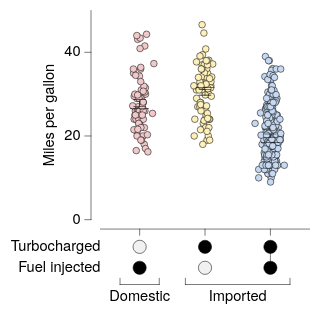

The specification (Vega-Lite) saved for this image:
### Vega-Lite specification from a JSON file in a GitHub repository (floating-point values rounded to 4 significant figures; data arrays with more than 128 entries replaced by an {"elided": "..."} marker saying what was removed)
{"background": null, "config": {"arc": {"fill": "#DBDBDB", "fillOpacity": 1.0, "innerRadius": 25.0, "padAngle": 0.03, "stroke": "black", "strokeOpacity": 1, "strokeWidth": 0.25}, "area": {"fill": "#DBDBDB", "fillOpacity": 1.0, "stroke": "black", "strokeOpacity": 1, "strokeWidth": 0.25}, "axis": {"domain": true, "domainCap": "round", "domainColor": "black", "domainWidth": 0.25, "grid": false, "gridCap": "round", "gridColor": "#F1F1F1", "gridDash": [0, 0], "gridOpacity": 1.0, "gridWidth": 0.25, "labelColor": "black", "labelFont": "HelveticaNeue", "labelFontSize": 7, "labelFontStyle": "normal", "labelFontWeight": 400, "offset": 4.5, "ticks": true, "tickCap": "round", "tickColor": "black", "tickRound": false, "tickSize": 3, "tickWidth": 0.25, "titleColor": "black", "titleFont": "HelveticaNeue", "titleFontSize": 7, "titleFontStyle": "normal", "titleFontWeight": 400}, "axisX": {"domain": true, "labelAlign": "center", "labelAngle": 0, "labels": true, "ticks": true, "translate": 0}, "axisY": {"domain": true, "labelAlign": "right", "labelAngle": 0, "labels": true, "ticks": true, "translate": 0}, "axisRight": {"domain": true, "labelAlign": "left", "labelAngle": 0, "labels": true, "ticks": true, "translate": 0}, "axisTop": {"domain": true, "labelAlign": "center", "labelAngle": 0, "labels": true, "ticks": true, "translate": 0}, "axisBand": {"tickOffset": 0}, "bar": {"fill": "#DBDBDB", "fillOpacity": 1.0, "stroke": "black", "strokeOpacity": 1, "strokeWidth": 0.25}, "boxplot": {"size": 9.0, "ticks": {"cornerRadius": 0.25, "fill": "black", "size": 4.5, "thickness": 0.25}, "box": {"fillOpacity": 1.0, "stroke": "black", "strokeOpacity": 1, "strokeWidth": 0.25}, "median": {"fill": "black", "fillOpacity": 1.0, "size": 9.0, "thickness": 0.25}, "rule": {"fill": "black", "fillOpacity": 1.0, "size": 10.0, "stroke": "black", "strokeDash": [0, 0], "strokeOpacity": 1, "strokeWidth": 0.25}, "outliers": {"color": "black", "fill": "black", "fillOpacity": 1.0, "size": 0, "stroke": "black", "strokeOpacity": 1, "strokeWidth": 0.25}}, "circle": {"fill": "black", "fillOpacity": 1.0, "size": 0.5, "stroke": null, "strokeOpacity": 1, "strokeWidth": 0.25}, "errorband": {"band": {"fillOpacity": 0.6, "stroke": null, "strokeWidth": 0.25, "strokeOpacity": 1}, "borders": {"opacity": 0, "strokeOpacity": 0.25, "strokeWidth": 1}}, "errorbar": {"opacity": 1, "rule": {"strokeDash": [0, 0], "strokeWidth": 0.25}, "ticks": {"color": "black", "cornerRadius": 0.125, "opacity": 1, "size": 6.0, "thickness": 0.25}, "thickness": 0.25}, "font": "HelveticaNeue", "geoshape": {"fill": "#DBDBDB", "fillOpacity": 1.0, "stroke": "black", "strokeOpacity": 1, "strokeWidth": 0.25}, "header": {"labelColor": "black", "labelFont": "HelveticaNeue", "labelFontSize": 7, "labelFontStyle": "normal", "labelFontWeight": 400, "titleColor": "black", "titleFont": "HelveticaNeue", "titleFontSize": 7, "titleFontStyle": "normal", "titleFontWeight": 400, "titlePadding": 0}, "legend": {"disable": false, "offset": 4.5, "gradientLength": 50.0, "gradientThickness": 5.0, "gradientOpacity": 1.0, "gradientStrokeColor": "black", "gradientStrokeWidth": 0.25, "labelColor": "black", "labelFont": "HelveticaNeue", "labelFontSize": 7, "labelFontStyle": "normal", "labelFontWeight": 400, "strokeColor": "black", "strokeWidth": 0, "symbolSize": 42, "symbolStrokeColor": "black", "symbolStrokeWidth": 0.25, "titleColor": "black", "titleFont": "HelveticaNeue", "titleFontSize": 7, "titleFontStyle": "normal", "titleFontWeight": 400}, "line": {"color": "black", "stroke": "black", "strokeCap": "round", "strokeDash": [0, 0], "strokeOpacity": 1, "strokeWidth": 0.375}, "point": {"filled": true, "fill": "#DBDBDB", "fillOpacity": 1.0, "size": 5.0, "stroke": "black", "strokeOpacity": 1, "strokeWidth": 0.25}, "range": {"category": ["#C6D9F1", "#F1C9CB", "#FEF0B9", "#CEE37A", "#7AA8E0", "#E589A3", "#FDDD5D", "#68B961", "#4177B1", "#C35082", "#E5C227", "#438156"], "diverging": {"scheme": ["#C35082", "#CE6D94", "#D989A7", "#E2A4BA", "#EABFCE", "#F1DBE2", "#F6F6F6", "#D7E0EB", "#B9CBE0", "#9BB6D5", "#7DA1C9", "#5F8CBD", "#4177B1"]}, "heatmap": {"scheme": ["#DFE9F7", "#C6D9F1", "#ADC8EC", "#94B8E6", "#7AA8E0", "#6097DA", "#4D87CA", "#4177B1", "#386898", "#2F597F", "#264A69", "#1D3A58"]}, "ordinal": {"scheme": ["#F1F1F1", "#DBDBDB", "#C6C6C6", "#B2B2B2", "#9D9D9D", "#898989", "#767676", "#636363", "#515151", "#404040", "#2F2F2F", "#1F1F1F"]}, "ramp": {"scheme": ["#DFE9F7", "#C6D9F1", "#ADC8EC", "#94B8E6", "#7AA8E0", "#6097DA", "#4D87CA", "#4177B1", "#386898", "#2F597F", "#264A69", "#1D3A58"]}}, "rule": {"color": "black", "stroke": "black", "strokeCap": "round", "strokeDash": [2, 2], "strokeOpacity": 1, "strokeWidth": 0.25}, "scale": {"bandPaddingInner": 0.1, "bandPaddingOuter": 0.1, "round": false}, "rect": {"fill": "#DBDBDB", "fillOpacity": 1.0, "stroke": "black", "strokeOpacity": 1, "strokeWidth": 0.25}, "square": {"fill": "#DBDBDB", "fillOpacity": 1.0, "size": 10.0, "stroke": "black", "strokeOpacity": 1, "strokeWidth": 0.25}, "text": {"color": "black", "font": "HelveticaNeue", "fontSize": 7, "fontStyle": "normal", "fontWeight": 400}, "title": {"anchor": "middle", "frame": "group", "color": "black", "font": "HelveticaNeue", "fontSize": 7, "fontStyle": "normal", "fontWeight": 400, "subtitleColor": "black", "subtitleFont": "HelveticaNeue", "subtitleFontSize": "HelveticaNeue", "subtitleFontStyle": "normal", "subtitleFontWeight": 400}, "view": {"continuousWidth": 100, "continuousHeight": 100, "discreteWidth": 100, "discreteHeight": 100, "fill": null, "stroke": null, "strokeWidth": 0.25}}, "vconcat": [{"layer": [{"data": {"name": "data-5a85ede2053d4aec77293cfb476ae07b"}, "mark": {"type": "circle", "opacity": 1.0, "size": 10.0, "stroke": "black", "strokeOpacity": 1, "strokeWidth": 0.25}, "encoding": {"color": {"field": "Origin", "legend": null, "sort": ["USA", "Europe", "Japan"], "title": null, "type": "nominal"}, "x": {"axis": {"labels": false, "title": null}, "field": "Origin", "sort": ["USA", "Europe", "Japan"], "title": "Origin", "type": "nominal"}, "xOffset": {"field": "jitter_x", "scale": {"domain": [-7.33, 7.33], "range": [5.17, 19.83]}, "type": "quantitative"}, "y": {"field": "Miles_per_Gallon", "title": "Miles per gallon", "type": "quantitative"}}}, {"data": {"name": "data-64e7897fd8423deef5c97d660b6d3367"}, "mark": {"type": "errorbar"}, "encoding": {"x": {"axis": {"labels": false, "title": null}, "field": "Origin", "sort": ["USA", "Europe", "Japan"], "title": "Origin", "type": "nominal"}, "y": {"field": "__mean", "title": "Miles per gallon", "type": "quantitative"}, "yError": {"field": "__error"}}}, {"data": {"name": "data-5a85ede2053d4aec77293cfb476ae07b"}, "mark": {"type": "boxplot", "box": {"fillOpacity": 0, "strokeOpacity": 0}, "outliers": {"opacity": 0}, "rule": {"strokeOpacity": 0}, "ticks": false}, "encoding": {"x": {"axis": {"labels": false, "title": null}, "field": "Origin", "sort": ["USA", "Europe", "Japan"], "title": "Origin", "type": "nominal"}, "y": {"field": "Miles_per_Gallon", "title": "Miles per gallon", "type": "quantitative"}}}]}, {"layer": [{"data": {"name": "data-e9ffcdc4fcc95feede33106e6d54f958"}, "mark": {"type": "text", "align": "right", "baseline": "middle", "fontSize": 7}, "encoding": {"text": {"field": "__label", "type": "nominal"}, "x": {"value": 0}, "y": {"axis": {"domain": false, "grid": false, "labels": false, "ticks": false, "title": null}, "bandPosition": 0.5, "field": "__label", "scale": {"domain": ["Turbocharged", "Fuel injected"], "range": [0, 20]}, "sort": ["Turbocharged", "Fuel injected"], "type": "nominal"}}}, {"data": {"name": "data-855c1be87197a0061c85a625701bdfa1"}, "mark": {"type": "line", "strokeDash": [0, 0], "strokeWidth": 0.25}, "encoding": {"detail": {"field": "__line_id", "type": "nominal"}, "x": {"axis": {"domain": false, "grid": false, "labels": false, "ticks": false, "title": null}, "field": "__category", "sort": ["USA", "Europe", "Japan"], "type": "nominal"}, "y": {"axis": {"domain": false, "grid": false, "labels": false, "ticks": false, "title": null}, "bandPosition": 0.5, "field": "__label", "scale": {"domain": ["Turbocharged", "Fuel injected"], "range": [0, 20]}, "sort": ["Turbocharged", "Fuel injected"], "type": "nominal"}}}, {"data": {"name": "data-fde25d87044d2be5ff764ab921614913"}, "mark": {"type": "point", "dy": -0.7, "fill": "#F1F1F1", "filled": true, "shape": "circle", "size": 40.0, "strokeWidth": 0.25}, "encoding": {"x": {"axis": {"domain": false, "grid": false, "labels": false, "ticks": false, "title": null}, "field": "__category", "sort": ["USA", "Europe", "Japan"], "type": "nominal"}, "y": {"axis": {"domain": false, "grid": false, "labels": false, "ticks": false, "title": null}, "bandPosition": 0.5, "field": "__label", "scale": {"domain": ["Turbocharged", "Fuel injected"], "range": [0, 20]}, "sort": ["Turbocharged", "Fuel injected"], "type": "nominal"}}}, {"data": {"name": "data-c07417c9758f9ee1232814ed56e56a94"}, "mark": {"type": "point", "color": "black", "dy": -0.7, "filled": true, "shape": "circle", "size": 40.0, "strokeWidth": 0.25}, "encoding": {"x": {"axis": {"domain": false, "grid": false, "labels": false, "ticks": false, "title": null}, "field": "__category", "sort": ["USA", "Europe", "Japan"], "type": "nominal"}, "y": {"axis": {"domain": false, "grid": false, "labels": false, "ticks": false, "title": null}, "bandPosition": 0.5, "field": "__label", "scale": {"domain": ["Turbocharged", "Fuel injected"], "range": [0, 20]}, "sort": ["Turbocharged", "Fuel injected"], "type": "nominal"}}}, {"data": {"values": [{"__dysonsphere__": 1}]}, "mark": {"type": "rule", "color": "black", "strokeDash": [0, 0], "strokeWidth": 0.25}, "encoding": {"x": {"value": 9.375}, "x2": {"value": 28.12}, "y": {"value": 23.0}}}, {"data": {"values": [{"__dysonsphere__": 1}]}, "mark": {"type": "rule", "color": "black", "strokeDash": [0, 0], "strokeWidth": 0.25}, "encoding": {"x": {"value": 9.375}, "y": {"value": 20.0}, "y2": {"value": 23.0}}}, {"data": {"values": [{"__dysonsphere__": 1}]}, "mark": {"type": "rule", "color": "black", "strokeDash": [0, 0], "strokeWidth": 0.25}, "encoding": {"x": {"value": 28.12}, "y": {"value": 20.0}, "y2": {"value": 23.0}}}, {"data": {"name": "data-cbea65e2861bce3c263613efd1b8a039"}, "mark": {"type": "text", "align": "center", "baseline": "top", "color": "black", "fontSize": 7}, "encoding": {"text": {"field": "__slabel", "type": "nominal"}, "x": {"value": 18.75}, "y": {"value": 25.0}}}, {"data": {"values": [{"__dysonsphere__": 1}]}, "mark": {"type": "rule", "color": "black", "strokeDash": [0, 0], "strokeWidth": 0.25}, "encoding": {"x": {"value": 40.62}, "x2": {"value": 90.62}, "y": {"value": 23.0}}}, {"data": {"values": [{"__dysonsphere__": 1}]}, "mark": {"type": "rule", "color": "black", "strokeDash": [0, 0], "strokeWidth": 0.25}, "encoding": {"x": {"value": 40.62}, "y": {"value": 20.0}, "y2": {"value": 23.0}}}, {"data": {"values": [{"__dysonsphere__": 1}]}, "mark": {"type": "rule", "color": "black", "strokeDash": [0, 0], "strokeWidth": 0.25}, "encoding": {"x": {"value": 90.62}, "y": {"value": 20.0}, "y2": {"value": 23.0}}}, {"data": {"name": "data-8ffed4688d1cea6faf2d4c83dc30674f"}, "mark": {"type": "text", "align": "center", "baseline": "top", "color": "black", "fontSize": 7}, "encoding": {"text": {"field": "__slabel", "type": "nominal"}, "x": {"value": 65.62}, "y": {"value": 25.0}}}], "height": 34.0, "view": {"fill": null, "stroke": null}, "width": 100}], "resolve": {"scale": {"x": "shared"}}, "spacing": 0, "$schema": "https://vega.github.io/schema/vega-lite/v6.4.1.json", "datasets": {"data-5a85ede2053d4aec77293cfb476ae07b": {"elided": "398 records"}, "data-64e7897fd8423deef5c97d660b6d3367": [{"Origin": "USA", "__mean": 20.08, "__error": 0.4058, "__dysonsphere__": 1}, {"Origin": "Japan", "__mean": 30.45, "__error": 0.6852, "__dysonsphere__": 1}, {"Origin": "Europe", "__mean": 27.89, "__error": 0.8037, "__dysonsphere__": 1}], "data-e9ffcdc4fcc95feede33106e6d54f958": [{"__label": "Turbocharged", "__dysonsphere__": 1}, {"__label": "Fuel injected", "__dysonsphere__": 1}], "data-855c1be87197a0061c85a625701bdfa1": [{"__category": "USA", "__label": "Turbocharged", "__line_id": "USA_0_1", "__dysonsphere__": 1}, {"__category": "USA", "__label": "Fuel injected", "__line_id": "USA_0_1", "__dysonsphere__": 1}], "data-fde25d87044d2be5ff764ab921614913": [{"__label": "Turbocharged", "__category": "Europe", "__value": "−", "__dysonsphere__": 1}, {"__label": "Fuel injected", "__category": "Japan", "__value": "−", "__dysonsphere__": 1}], "data-c07417c9758f9ee1232814ed56e56a94": [{"__label": "Turbocharged", "__category": "USA", "__value": "+", "__dysonsphere__": 1}, {"__label": "Turbocharged", "__category": "Japan", "__value": "+", "__dysonsphere__": 1}, {"__label": "Fuel injected", "__category": "USA", "__value": "+", "__dysonsphere__": 1}, {"__label": "Fuel injected", "__category": "Europe", "__value": "+", "__dysonsphere__": 1}], "data-cbea65e2861bce3c263613efd1b8a039": [{"__slabel": "Domestic", "__dysonsphere__": 1}], "data-8ffed4688d1cea6faf2d4c83dc30674f": [{"__slabel": "Imported", "__dysonsphere__": 1}]}}
